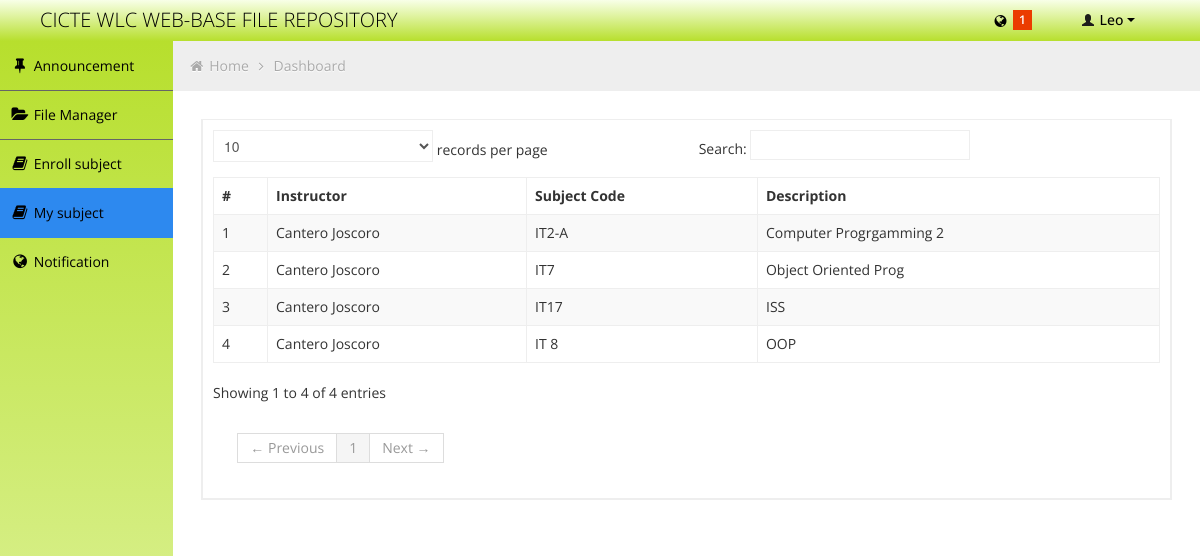
/enroll_subject.php?subject=subject (signed in), run on the app's committed database.
### tables this page shows
CREATE TABLE `fr_stud` (
  `id` int(11) NOT NULL auto_increment,
  `user_id` int(11) NOT NULL,
  `ControlNo` int(11) NOT NULL,
  `FName` varchar(50) NOT NULL,
  `LName` varchar(50) NOT NULL,
  `Mname` varchar(50) NOT NULL,
  `Course` varchar(30) NOT NULL,
  `Year` varchar(30) NOT NULL,
  `size` int(11) NOT NULL,
  PRIMARY KEY  (`id`),
  UNIQUE KEY `ControlNo` (`ControlNo`)
);

CREATE TABLE `fr_staff` (
  `id` int(11) NOT NULL auto_increment,
  `user_id` int(11) NOT NULL,
  `FirstN` varchar(50) NOT NULL,
  `LastN` varchar(50) NOT NULL,
  `midN` varchar(50) NOT NULL,
  PRIMARY KEY  (`id`)
);

CREATE TABLE `fr_ins_subject` (
  `id` int(11) NOT NULL auto_increment,
  `user_id` int(11) NOT NULL,
  `Subject` varchar(50) NOT NULL,
  `SubPath` varchar(1000) NOT NULL,
  `Date_Created` date NOT NULL,
  `Time_Created` time NOT NULL,
  PRIMARY KEY  (`id`)
);

CREATE TABLE `fr_subject` (
  `subID` int(11) NOT NULL auto_increment,
  `SubCode` varchar(250) NOT NULL,
  `Description` varchar(500) NOT NULL,
  `status` enum('ASSIGNED','NOT ASSIGNED') NOT NULL default 'NOT ASSIGNED',
  `SemID` int(11) NOT NULL,
  PRIMARY KEY  (`subID`),
  UNIQUE KEY `SubCode` (`SubCode`)
);

### enroll_subject.php (the view, shortened to what this page needs)
<!DOCTYPE html>
<html lang="en">
<head>
	<link id="bootstrap-style" href="css/bootstrap.min.css" rel="stylesheet">
	<link href="css/bootstrap-responsive.min.css" rel="stylesheet">
	<link id="base-style" href="css/style.css" rel="stylesheet">
	<link id="base-style-responsive" href="css/style-responsive.css" rel="stylesheet">
</head>
<body>
	<?php include('php/header.php'); ?>
	<div class="container-fluid-full">
		<div class="row-fluid">
			<?php include('php/menu.php'); ?>
			<div id="content" class="span10">
				<ul class="breadcrumb">
					<li>
						<i class="icon-home"></i>
						<a href="index.php">Home</a>
						<i class="icon-angle-right"></i>
					</li>
					<li><a href="">Dashboard</a></li>
				</ul>
				<div class="row-fluid sortable">
					<div class="box span12">
						<?php
							if(isset($_GET['subject']) && $_GET['subject'] == 'enroll')
							{
						?>
							<div class="box-content">
								<table class="table table-striped table-bordered bootstrap-datatable datatable">
								  <thead>
									  <tr>
									  	<th >ID</th>
						                <th >Instructor</th>
						                <th>Action</th>
									  </tr>
								  </thead>
								  <tbody>
								  	<?php
								  		$result = mysql_query("SELECT * FROM fr_staff as sta , fr_user as user  WHERE user.id = sta.user_id AND user.UserLvl <= 4");
									 	if(mysql_num_rows($result) > 0)
									 	{
									 		while ($row = mysql_fetch_array($result))
									 		{
									 ?>
									 		<tr>
									 			<td><?php echo $row['id']; ?></td>
								              	<td><?php echo $row['FirstN']." ".$row['LastN']; ?></td>
												<td><a href="enroll_subject.php?enroll=subject&&user_id=<?php echo $row['id']; ?>"><button>View</button></a></td>
										    </tr>
									<?php
											}
										}
										?>
								  </tbody>
							  </table>
							</div>
						<?php
							}
							else if(isset($_GET['subject']) && $_GET['subject'] == 'subject')
							{
						?>
								<div class="box-content">
									<table class="table table-striped table-bordered bootstrap-datatable datatable">
									  <thead>
										  <tr>
										  		<th>#</th>
										  		<th>Instructor</th>
										  		<th>Subject Code</th>
								              	<th>Description</th>
										  </tr>
									  </thead>
									  <tbody>
									  	<?php
											    $result = mysql_query("SELECT stud.*,sub.*,studsub.*,fr_subject.*,fs.* FROM fr_staff as fs, fr_ins_subject as sub,fr_stud as stud,fr_stud_subject as studsub , fr_subject WHERE fs.user_id = sub.user_id AND fr_subject.SubCode = sub.Subject AND studsub.subject_id = sub.id AND studsub.user_id = stud.user_id AND studsub.user_id = '".$_SESSION['user_id']."' AND studsub.status = 'APPROVED'") or die(mysql_error());
											 	if(mysql_num_rows($result) > 0)
											 	{
											 		while ($row = mysql_fetch_array($result))
											 		{
											 		$c++
											 ?>
											 		<tr>
											 			<td><?php echo $c; ?></td>
											 			<td><?php echo $row['FirstN']." ".$row['LastN']; ?></td>
											 			<td><?php echo $row['Subject']; ?></td>
											            <td><?php echo $row['Description']; ?></td>
													</tr>
											<?php
													}
												}
											?>
									  </tbody>
								  </table>
								</div>
						<?php
							}
						?>
					</div>
				</div>
			</div>
		</div>
	</div>
</body>
</html>

### php/header.php (shortened to what this page needs)
<?php
		if($_SESSION['UserLvl'] == 1)
		{
			$result1 = mysql_query("SELECT * FROM fr_stud WHERE user_id = '".$_SESSION['user_id']."'");
			$row1 = mysql_fetch_array($result1);
			$name = $row1['FName'];
		}
?>
<div class="navbar">
	<div class="navbar-inner">
		<div class="container-fluid">
			<a class="brand" href=""><span>CICTE WLC WEB-BASE FILE REPOSITORY</span></a>
			<div class="nav-no-collapse header-nav">
				<ul class="nav pull-right">
					<li class="dropdown hidden-phone">
						<?php
							$result = mysql_query("SELECT * FROM fr_notification WHERE user_id = '".$_SESSION['user_id']."' AND status = 'unread' ORDER BY id DESC");
							$cnt =  mysql_num_rows($result);
						?>
								<a class="btn dropdown-toggle" data-toggle="dropdown" href="#">
										<i class="icon-globe"></i>
								<?php
									if($cnt != 0)
									{
								?>
										<span class="label label-important"> <?php echo $cnt; ?> </span>
								<?php
									}
								?>
								</a>
					</li>
					<li class="dropdown">
						<a class="btn dropdown-toggle" data-toggle="dropdown" href="#">
							<i class="halflings-icon white user"></i> <?php echo $name; ?>
							<span class="caret"></span>
						</a>
					</li>
				</ul>
			</div>
		</div>
	</div>
</div>

### css/style-responsive.css (style rules this page uses)
@media (min-width: 1200px) { .container-fluid-full { overflow: hidden; position: relative; height: 100%; } }
@media (min-width: 1200px) { #content { width: 85.578%; padding: 28px; margin: 0px 0px; margin-left: 14.422% !important; } }

### css/halflings.css (style rules this page uses)
html, html .halflings { -webkit-font-smoothing: antialiased !important; }
.halflings-icon { display: inline-block; width: 14px; height: 14px; line-height: 14px; vertical-align: text-top; background-image: url(../img/glyphicons_halflings.svg); background-position: 0 0; background-repeat: no-repeat; vertical-align: top; *display: inline; *zoom: 1; *margin-right: .3em; }
.halflings-icon.user { background-position: -168px 0; }

### data on the page
fr_stud: FName "Leo"
fr_staff: FirstN "Cantero", LastN "Joscoro", fr_ins_subject.Subject "IT2-A", fr_subject.Description "Computer Progrgamming 2", fr_ins_subject.Subject "IT7", fr_subject.Description "Object Oriented Prog", fr_ins_subject.Subject "IT17", fr_subject.Description "ISS", fr_ins_subject.Subject "IT 8", fr_subject.Description "OOP"

### other printed values
$cnt "1"
